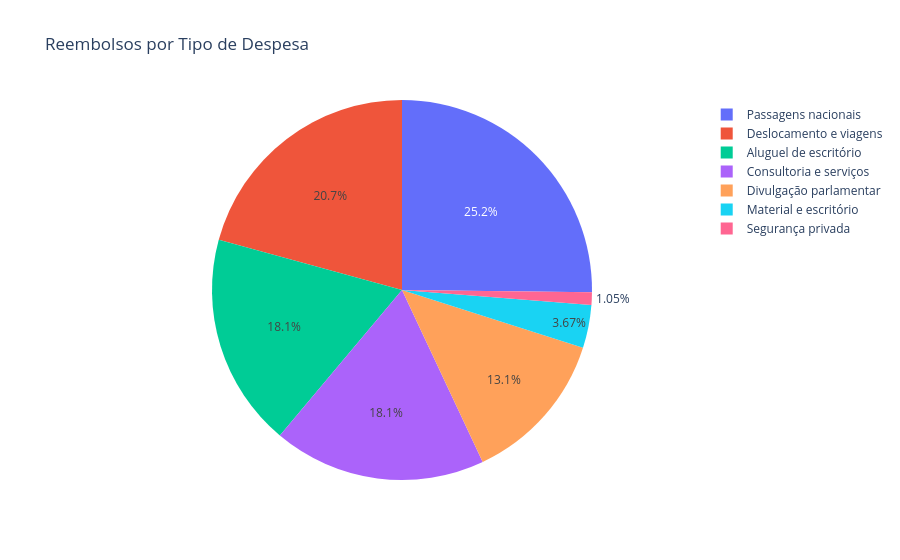

The cell this chart's notebook holds for it:
### Markdown cell above
# Reembolsos por tipo de despesa

As despesas com viagens representam 45,9% do total (somando passagens nacionais e custos de deslocamento).  
Os gastos relacionados à atividade parlamentar — incluindo aluguel de escritório, consultoria e material — correspondem a 39,87% do total.

Essa análise mostra que viagens e atividades parlamentares dominam a alocação de recursos.

### Code cell
tipo = go.Pie(
    labels=tipo_despesa['TIPO_DESPESA'],
    values=tipo_despesa['VALOR_REEMBOLSADO'],
    hovertemplate='<b>Ano:</b> %{label}<br>' +
                  '<b>Valor reembolsado:</b> R$ %{value:,.2f}<br>' +
                  '<b>Proporção:</b> %{percent}<extra></extra>')

fig = go.Figure(tipo)
fig.update_layout(title='Reembolsos por Tipo de Despesa')
fig.show()

### Figure 1 — Plotly figure (JSON) as saved in the notebook; plotly's stock layout.template omitted (floating-point values rounded to 4 significant figures)
{"data": [{"hovertemplate": "<b>Ano:</b> %{label}<br><b>Valor reembolsado:</b> R$ %{value:,.2f}<br><b>Proporção:</b> %{percent}<extra></extra>", "labels": ["Aluguel de escritório", "Consultoria e serviços", "Deslocamento e viagens", "Divulgação parlamentar", "Material e escritório", "Passagens nacionais", "Segurança privada"], "type": "pie", "values": [44960000.0, 44840000.0, 51400000.0, 32450000.0, 9100000.0, 62440000.0, 2600000.0]}], "layout": {"title": {"text": "Reembolsos por Tipo de Despesa"}}}
